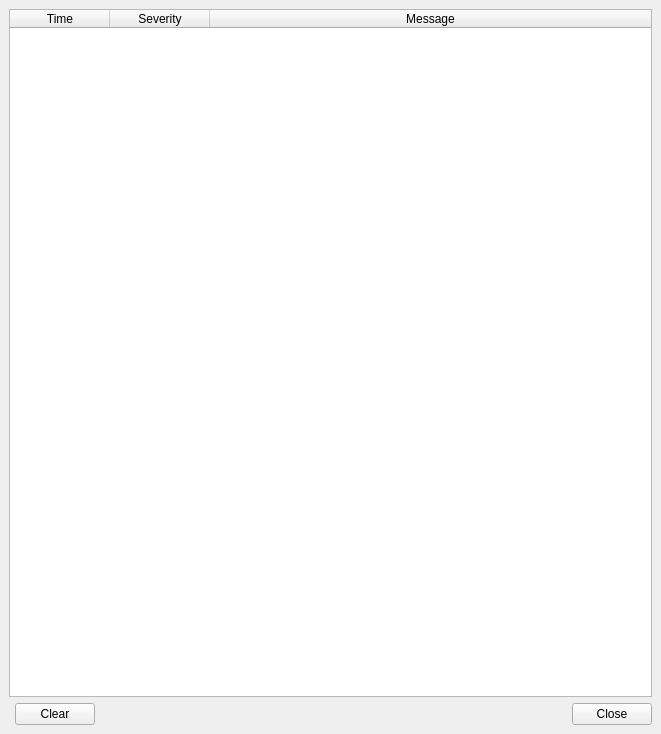
<?xml version="1.0" encoding="UTF-8"?>
<ui version="4.0">
 <class>LogWindow</class>
 <widget class="QMainWindow" name="LogWindow">
  <property name="geometry">
   <rect>
    <x>0</x>
    <y>0</y>
    <width>661</width>
    <height>734</height>
   </rect>
  </property>
  <property name="windowTitle">
   <string>Log Window</string>
  </property>
  <widget class="QWidget" name="centralwidget">
   <layout class="QGridLayout" name="gridLayout">
    <item row="1" column="3">
     <widget class="QPushButton" name="close">
      <property name="text">
       <string>Close</string>
      </property>
     </widget>
    </item>
    <item row="1" column="1">
     <widget class="QPushButton" name="clear">
      <property name="text">
       <string>Clear</string>
      </property>
     </widget>
    </item>
    <item row="0" column="0" colspan="4">
     <widget class="QTableWidget" name="log_list">
      <property name="selectionMode">
       <enum>QAbstractItemView::ExtendedSelection</enum>
      </property>
      <property name="selectionBehavior">
       <enum>QAbstractItemView::SelectRows</enum>
      </property>
      <attribute name="horizontalHeaderStretchLastSection">
       <bool>true</bool>
      </attribute>
      <column>
       <property name="text">
        <string>Time</string>
       </property>
      </column>
      <column>
       <property name="text">
        <string>Severity</string>
       </property>
      </column>
      <column>
       <property name="text">
        <string>Message</string>
       </property>
      </column>
     </widget>
    </item>
    <item row="1" column="2">
     <spacer name="horizontalSpacer">
      <property name="orientation">
       <enum>Qt::Horizontal</enum>
      </property>
      <property name="sizeHint" stdset="0">
       <size>
        <width>442</width>
        <height>20</height>
       </size>
      </property>
     </spacer>
    </item>
   </layout>
  </widget>
 </widget>
 <resources/>
 <connections/>
</ui>
